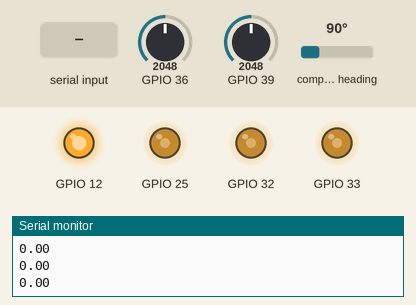
Simulated run of this program. Board: ESP32. Shown: output pins drawn as LEDs (lit = HIGH), the last lines printed to the serial monitor. Wiring (inferred from the names in the program): AS5600 angle sensor at I2C address 0x36. Inputs (shaded band) come from the test bench; at power-on: GPIO 36 = 2048, compass heading 90°, GPIO 39 = 2048.

Above: at 5.4 s.
5.5 s: GPIO 36 set to 2866
At 6.7 s:
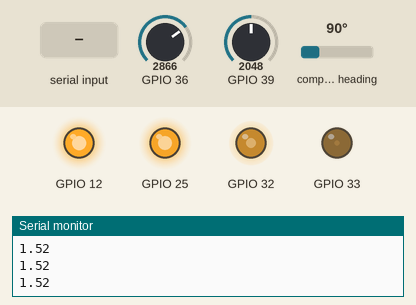
7.0 s: compass heading set to 180°
At 8.3 s:
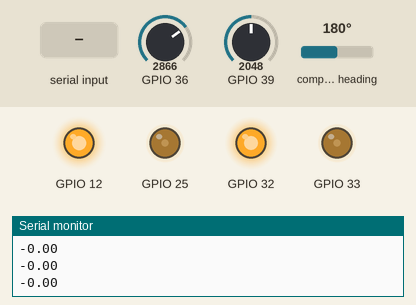
10.0 s: GPIO 39 set to 2866
At 10.4 s:
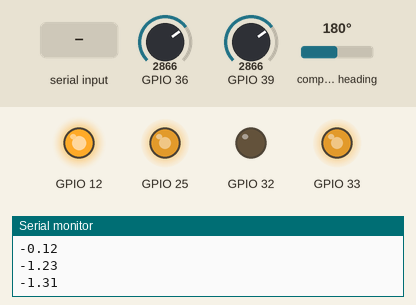
11.5 s: compass heading set to 4°
At 12.6 s:
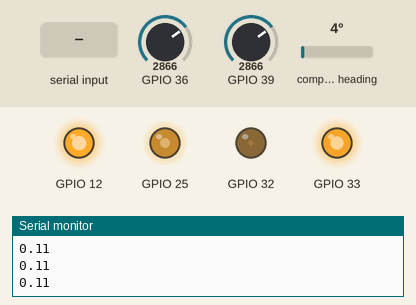
13.7 s: "1\n" received over Serial
At 14.9 s:
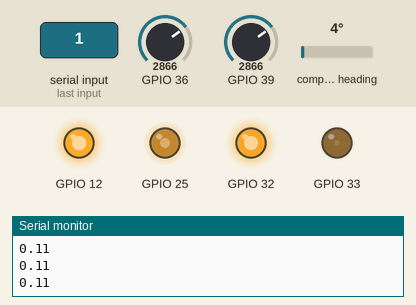
15.2 s: compass heading set to 7°
At 15.5 s:
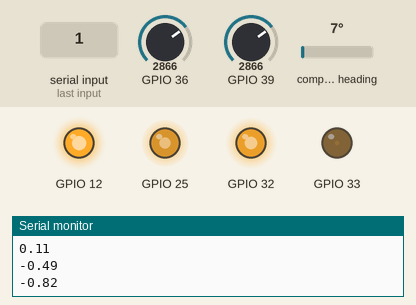
Timing chart, 0 to 17.7 s (numbered marks = the images above; inputs shaded):
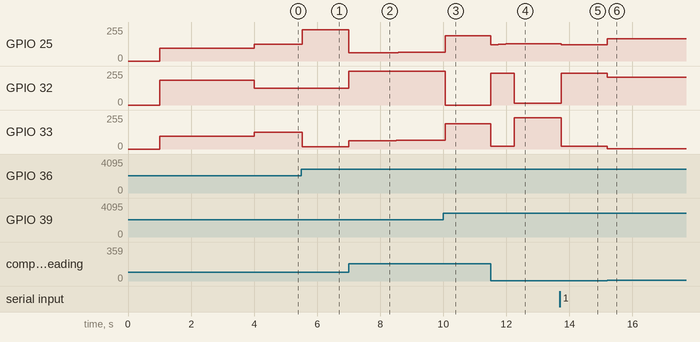

The program:

main.cpp
```cpp
#include <Arduino.h>
#include "FOCfunction.h"
#include "AS5600.h"

// 电机对象
Motor motor1(32, 33, 25, 7, 12.6f);

void setup()
{
  // 串口
  Serial.begin(115200);

  motor1.initPWM();
  motor1.initEncoder(19, 18);
  motor1.initVelPID(0.001, 0.1, 0, 0);
  motor1.initPosPID(0.133, 0, 0, 0);
  motor1.initCurPID(5, 200, 0, 100000);
  motor1.initCurSen(39, 36, 0.01f);

  Serial.println("完成初始化设置！");
}

float motor_target = 0;
int commaPosition;
String serialReceiveUserCommand()
{
  static String received_chars;
  String command = "";
  while (Serial.available())
  {
    char inChar = (char)Serial.read();
    received_chars += inChar;
    if (inChar == '\n')
    {
      // execute the user command
      command = received_chars;

      commaPosition = command.indexOf('\n'); // 检测字符串中的逗号
      if (commaPosition != -1)               // 如果有逗号存在就向下执行
      {
        motor_target = command.substring(0, commaPosition).toDouble(); // 电机角度
        Serial.println(motor_target);
      }
      received_chars = "";
    }
  }
  return command;
}

int i = 0;

void loop()
{

  ++i;
  if (i > 100)
  {
    Serial.println(motor1.getRealCurrent());
    i = 0;
  }

  motor1.currentLoop(motor_target);
  //motor1.velocityLoop(motor_target);
  serialReceiveUserCommand();
}
```

AS5600.cpp
```cpp
#include "AS5600.h"
#include <Arduino.h>
#include <Wire.h>

constexpr int ADDRESS = 0x36;     // I2C 地址
constexpr int RAW_ANGLE_H = 0x0C; // 原始角度高字节寄存器地址
constexpr int RAW_ANGLE_L = 0x0D; // 原始角度低字节寄存器地址
constexpr int ZPOS_H = 0x01;      // 零点高字节寄存器地址
constexpr int ANGLE_H = 0x0E;     // 放缩后角度高字节寄存器地址

// ———— 常量 ————
constexpr float RAW_TO_RADIAN = 0.08789 * PI / 180; //(360.0f / 4096.0f) * (PI / 180.0f);

AS5600::AS5600()
    : GPIO_SDA(-1),
      GPIO_SCL(-1),
      last_angle(0.0f), turns(0), DIR(1),
      last_ts(0.0f), val_last_unwrapped(0.0f), lowpassfilter(0.01f)
{
}

AS5600::AS5600(int GPIO_SDA, int GPIO_SCL, int8_t DIR)
    : GPIO_SDA(GPIO_SDA),
      GPIO_SCL(GPIO_SCL),
      last_angle(0.0f), turns(0), DIR(DIR),
      last_ts(0.0f), val_last_unwrapped(0.0f), lowpassfilter(0.01f)
{
}

AS5600::~AS5600()
{
}

void AS5600::init(int GPIO_SDA, int GPIO_SCL, int8_t DIR)
{
    this->GPIO_SDA = GPIO_SDA;
    this->GPIO_SCL = GPIO_SCL;
    this->DIR = DIR;
    initI2C();
}

void AS5600::initI2C()
{
    Wire.begin(GPIO_SDA, GPIO_SCL, 400000UL); // 设置 I2C 时钟频率为 400kHz
    delay(1000);                              // 等待传感器稳定
}

uint16_t AS5600::readRegister16(uint8_t reg_h)
{
    Wire.beginTransmission(ADDRESS); // 告诉I2C控制器，AS5600的地址
    Wire.write(reg_h);               // 寄存器地址放入 I2C 发送缓冲区
    Wire.endTransmission(false);     // 发送缓冲区数据，并保持总线连接
    Wire.requestFrom(ADDRESS, 2);    // 寄存器的2bite数据依次放到 SDA 线上供主机读取
    while (Wire.available() < 2)     // 检查I2C接收缓冲区里已经收到多少个bite
    {
    } // 等待数据接收完成
    uint8_t high = Wire.read(); // [B11][B10][B9][B8][B7][B6][B5][B4]|[B3][B2][B1][B0][0][0][0][0]
    uint8_t low = Wire.read();  //               high                |            low

    return (uint16_t)(high << 8) | low;
}

uint16_t AS5600::getRawAngle()
{
    return readRegister16(RAW_ANGLE_H);
}

uint16_t AS5600::readZeroPosition()
{
    return 0;
}

void AS5600::updateAngle()
{
    float now_angle = getRawAngle() * RAW_TO_RADIAN;
    float d_angle = now_angle - last_angle; // 计算与上次角度差值
    if (abs(d_angle) > (0.8f * TWO_PI))
    {
        turns += (d_angle > 0) ? -1 : 1;
    }
    // last_ts = micros();
    last_angle = now_angle;
}

float AS5600::getWrappedAngle()
{
    updateAngle();
    return last_angle; // 转化为弧度制
}

float AS5600::getUnwrappedAngle()
{
    updateAngle();
    return (TWO_PI * (float)turns) + last_angle;
}

int8_t AS5600::getDIR()
{
    return DIR;
}

float AS5600::getVelocity()
{
    float now_ts = micros();
    float val_now_unwrapped = getUnwrappedAngle();
    float Ts = (now_ts - last_ts) * 1e-6f;
    if (Ts < 0)
    {
        Ts = 0.001f;
    }
    float val = (val_now_unwrapped - val_last_unwrapped) / Ts; // 包含圈数(任意角)

    last_ts = now_ts;
    val_last_unwrapped = val_now_unwrapped;

    return lowpassfilter(val, Ts);
}

void AS5600::setLowPassFilter(float Tf)
{
    lowpassfilter.setTf(Tf);
}
```

AS5600.h
```cpp
#pragma once
#include <cstdint> // int8_t / uint16_t / int64_t
#include "LowPassFilter.h"

// ==========================
// AS5600
// ==========================
class AS5600
{
public:
    AS5600();
    AS5600(int GPIO_SDA, int GPIO_SCL, int8_t DIR);
    ~AS5600();
    AS5600(const AS5600 &) = delete;            // 禁止拷贝构造
    AS5600 &operator=(const AS5600 &) = delete; // 禁止拷贝赋值

    // 初始化引脚与 I2C（setup() 中调用）
    void init(int GPIO_SDA, int GPIO_SCL, int8_t DIR);
    // 初始化 I2C
    void initI2C();
    // 读取零点值（0~4095）
    uint16_t readZeroPosition();
    // 更新角度
    void updateAngle();
    // 读取角度值（0~2π）
    float getWrappedAngle();
    // 读取角度值（任意角）
    float getUnwrappedAngle();
    // 获取编码器方向
    int8_t getDIR();
    // 获取速度
    float getVelocity();
    // 设置低通滤波系数
    void setLowPassFilter(float Tf);

private:
    // 读取寄存器地址中16位数据
    uint16_t readRegister16(uint8_t reg_h);
    // 读取原始角度值（0~4095）
    uint16_t getRawAngle();

    int GPIO_SDA;
    int GPIO_SCL;
    float last_angle;
    int64_t turns;
    int8_t DIR;

    float last_ts; //(micros)
    float val_last_unwrapped;
    LowPassFilter lowpassfilter; // 低通滤波器
};
```

CurrentSensor.cpp
```cpp
#include "CurrentSensor.h"

#include <Arduino.h>

INA240A2::INA240A2()
    : pin(0), resistor(0.0f), ratio(0.0f), magnification(1), offset_voltage(0.0f)
{
}

INA240A2::INA240A2(int pin, float resistor)
    : pin(pin), resistor(resistor), ratio(0.0f), magnification(1), offset_voltage(0.0f)
{
}

INA240A2::~INA240A2()
{
}

void INA240A2::init(int pin, float resistor)
{
    this->pin = pin;
    this->resistor = resistor;
    this->magnification = 50;
    this->ratio = 1.0f / resistor / magnification;
    // 测失调电压
    for (int i = 0; i < 1000; ++i)
    {
        offset_voltage += analogRead(this->pin);
    }
    offset_voltage = offset_voltage / 1000.0f;
    //Serial.println(offset_voltage);
}

float INA240A2::getCurrent()
{
    return ((analogRead(pin) - offset_voltage) * 3.3f / 4095.0f) * ratio;
}
```

CurrentSensor.h
```cpp
#pragma once

#include "LowPassFilter.h"

class INA240A2
{
public:
    INA240A2();
    INA240A2(int pin, float resistor); // 引脚,定值电阻
    ~INA240A2();
    INA240A2(const INA240A2 &) = delete;

    // 初始化
    void init(int pin, float resistor);
    // 读取电流
    float getCurrent();

private:
    int pin;              // 引脚
    float resistor;       // 定值电阻
    float ratio;          // 系数
    int magnification;    // 电压放大倍数 INA240A2会将测得的U放大50倍
    float offset_voltage; // 失调电压
};
```

FOCfunction.cpp
```cpp
#include "FOCfunction.h"

#include <Arduino.h>
#include <cmath>

// —— 常量 ——
static const float SQRT3_OVER_2 = sqrt(3) / 2; // sqrt(3)/2
static const float SQRT3_OVER_3 = sqrt(3) / 3; // sqrt(3)/3
static const uint8_t PWM_BITS = 8;             // PWM 分辨率 (bit)
static const uint32_t PWM_FREQ = 30000;        // PWM 频率 (Hz)
static const uint32_t PWM_MAX = 255;           // 最大占空比数值 (255)

Motor::Motor(int pwmA, int pwmB, int pwmC,
             int8_t pole_pairs, float voltage_power_supply)
    : pwmA(pwmA), pwmB(pwmB), pwmC(pwmC),

      pole_pairs(pole_pairs),

      voltage_power_supply(voltage_power_supply),
      shaft_angle(0), zero_electric_angle(0),

      Ualpha(0), Ubeta(0),
      Ua(0), Ub(0), Uc(0),
      dc_a(0), dc_b(0), dc_c(0),

      Ialpha(0), Ibeta(0),
      Ia(0), Ib(0), Ic(0),
      Iq(0), Id(0),

      Last_time(0)
{
    Kp = 0.133; //(voltage_power_supply / 2.0f) / 45.0f; // Kp系数
}

Motor::~Motor()
{
}

void Motor::initPWM()
{
    // 引脚模式
    pinMode(pwmA, OUTPUT);
    pinMode(pwmB, OUTPUT);
    pinMode(pwmC, OUTPUT);
    // LEDC 通道配置 (通道 0/1/2)
    ledcAttachPin(pwmA, 0);
    ledcAttachPin(pwmB, 1);
    ledcAttachPin(pwmC, 2);
    ledcSetup(0, PWM_FREQ, PWM_BITS);
    ledcSetup(1, PWM_FREQ, PWM_BITS);
    ledcSetup(2, PWM_FREQ, PWM_BITS);

    // 电机驱动使能信号
    pinMode(12, OUTPUT);
    digitalWrite(12, HIGH);
}

// 初始化
void Motor::initEncoder(int GPIO_SDA, int GPIO_SCL)
{
    as5600.init(GPIO_SDA, GPIO_SCL, -1);
    as5600.setLowPassFilter(0.03f);
    // AS5600校准
    alignEncoder();
}

void Motor::initVelPID(float Kp, float Ki, float Kd, float ramp)
{
    vel_pid.init(Kp, Ki, Kd, ramp, voltage_power_supply / 2);
}

void Motor::initPosPID(float Kp, float Ki, float Kd, float ramp)
{
    pos_pid.init(Kp, Ki, Kd, ramp, voltage_power_supply / 2);
}

void Motor::initCurPID(float Kp, float Ki, float Kd, float ramp)
{
    cur_pid.init(Kp, Ki, Kd, ramp, voltage_power_supply / 2);
}

void Motor::initCurSen(int pinA, int pinB, float resistor)
{
    cur_sen[0].init(pinA, resistor); // pwmA
    cur_sen[1].init(pinB, resistor); // pwmB
}

float Motor::getElectricalAngle()
{
    return normalizeAngle((float)(as5600.getDIR() * pole_pairs) * as5600.getWrappedAngle() - zero_electric_angle);
}

void Motor::setPhaseVoltage(float Uq, float Ud, float electric_angle)
{
    // 限制
    Uq = Limitation(Uq, -voltage_power_supply / 2, voltage_power_supply / 2);
    electric_angle = normalizeAngle(electric_angle);
    inversePark(Uq, Ud, electric_angle); // dq -> αβ
    inverseClark();                      // αβ -> abc
    setPWM();                            // 电压 -> PWM 输出
}

float Motor::getRealCurrent()
{
    Ia = cur_sen[0].getCurrent();
    Ib = cur_sen[1].getCurrent();
    Clark();
    Park();
    // Iq 是直流量，在这里低通滤波（相电流不滤波，见 CurrentSensor.cpp）
    unsigned long now_ts = micros();
    float Ts = (now_ts - Last_time) * 1e-6f;
    if (Ts < 0 || Ts > 0.3f)
    {
        Ts = 0.001f;
    }
    Last_time = now_ts;
    Iq = iq_filter(Iq, Ts);
    return Iq;
}

void Motor::alignEncoder()
{
    setPhaseVoltage(3, 0, 4.71238898038f);
    delay(3000);
    zero_electric_angle = getElectricalAngle();
    setPhaseVoltage(0, 0, 4.71238898038f);
}

void Motor::inversePark(float Uq, float Ud, float electric_angle)
{
    // 帕克逆变换
    float c = cosf(electric_angle);
    float s = sinf(electric_angle);
    Ualpha = Ud * c - Uq * s;
    Ubeta = -Ud * s + Uq * c;
}

void Motor::inverseClark()
{
    // 克拉克逆变换
    Ua = Ualpha + voltage_power_supply / 2;
    Ub = -0.5f * Ualpha + SQRT3_OVER_2 * Ubeta + voltage_power_supply / 2;
    Uc = -0.5f * Ualpha - SQRT3_OVER_2 * Ubeta + voltage_power_supply / 2;
}

void Motor::setPWM()
{
    // 电压 -> 占空比 [0, 1]
    dc_a = Limitation(Ua / voltage_power_supply, 0.0f, 1.0f);
    dc_b = Limitation(Ub / voltage_power_supply, 0.0f, 1.0f);
    dc_c = Limitation(Uc / voltage_power_supply, 0.0f, 1.0f);
    // 占空比 -> PWM 输出 (0~255)
    ledcWrite(0, dc_a * PWM_MAX);
    ledcWrite(1, dc_b * PWM_MAX);
    ledcWrite(2, dc_c * PWM_MAX);
}

void Motor::Park()
{
    float electric_angle = normalizeAngle(getElectricalAngle());
    float c = cosf(electric_angle);
    float s = sinf(electric_angle);
    // Id = c * Ia + s * Ib;
    Iq = -s * Ialpha + c * Ibeta;
}

void Motor::Clark()
{
    Ialpha = Ia;
    Ibeta = SQRT3_OVER_3 * Ia + SQRT3_OVER_3 * 2 * Ib;
}

float Motor::generateShaftAngle(float target_v)
{
    unsigned long now_time = micros();              // esp32开机运行时间 (微秒)
    float Ts = (now_time - Last_time) / 1000000.0f; // 时间间隔 (微秒)
    Last_time = now_time;
    // micros() 函数返回的时间戳会在大约 70 分钟之后重新开始计数，在由70分钟跳变到0时，TS会出现异常
    if (Ts < 0)
    {
        Ts = 0.001f;
    }
    return normalizeAngle(shaft_angle + Ts * target_v);
}

void Motor::velocityOpenLoop(float target_v)
{
    shaft_angle = generateShaftAngle(target_v);
    float Uq = voltage_power_supply / 3;
    setPhaseVoltage(Uq, 0, getElectricalAngle());
}

void Motor::positionLoop(float target_p)
{
    // 计算误差,传入positionPID,再传入电流环
    currentLoop(pos_pid((float)(target_p - as5600.getDIR() * as5600.getUnwrappedAngle()) * 180 / PI));
}

void Motor::velocityLoop(float target_v)
{
    // 计算误差,传入velocityPID,再传入电流环
    currentLoop(vel_pid((float)(target_v - as5600.getDIR() * as5600.getVelocity()) * 180 / PI));
}

void Motor::currentLoop(float target_i)
{
    // 计算误差,传入currentPID
    setPhaseVoltage(cur_pid(target_i - getRealCurrent()), 0, getElectricalAngle());
}

float normalizeAngle(const float &angle)
{
    float a = fmod(angle, TWO_PI);
    return a >= 0 ? a : (a + TWO_PI);
}
```

FOCfunction.h
```cpp
#pragma once

#include "AS5600.h"
#include "PID.h"
#include "CurrentSensor.h"

#define Limitation(amt, low, high) (amt < low ? low : (amt > high ? high : amt));

// ==========================
// 电机 FOC 控制类
// ==========================
class Motor
{
public:
    // 构造函数: PWM引脚, AS5600引脚, 电压限制(V), 极对数, 母线电压(V)
    Motor(int pwmA, int pwmB, int pwmC,
          int8_t pole_pairs, float voltage_power_supply);
    ~Motor();
    Motor(const Motor &) = delete;            // 禁止拷贝构造
    Motor &operator=(const Motor &) = delete; // 禁止拷贝赋值
    Motor(Motor &&) = delete;                 // 禁止移动构造
    Motor &operator=(Motor &&) = delete;      // 禁止移动赋值

    // 初始化
    void initPWM();
    void initEncoder(int GPIO_SDA, int GPIO_SCL);
    void initVelPID(float Kp, float Ki, float Kd, float ramp);
    void initPosPID(float Kp, float Ki, float Kd, float ramp);
    void initCurPID(float Kp, float Ki, float Kd, float ramp);
    void initCurSen(int pinA, int pinB, float resistor);

    // 电角度 = 机械角度 × 极对数 - 零点偏移
    float getElectricalAngle();
    // 机械角度读写
    float getShaftAngle() const { return shaft_angle; }
    void setShaftAngle(float angle) { shaft_angle = angle; }
    // 速度开环控制(rad/s)
    void velocityOpenLoop(float target_v);

    // 位置闭环控制（rad）
    void positionLoop(float target_p);
    // 速度闭环控制
    void velocityLoop(float target_v);
    // 电流闭环控制
    void currentLoop(float target_i);

    // 传感三相电流得到实际Iq, Id
    float getRealCurrent();

private:
    // Uq->三相电
    // 逆帕克变换: dq -> αβ
    void inversePark(float Uq, float Ud, float electric_angle);
    // 逆克拉克变换: αβ -> abc 三相电压
    void inverseClark();
    // 电压 -> 占空比 -> PWM 输出
    void setPWM();

    // Iq <- 三相电流（电流传感器）
    // 帕克变换：abc -> αβ
    void Park();
    // 克拉克变换: αβ -> dq
    void Clark();

    // 机械角度生成器（开环时使用）
    float generateShaftAngle(float target_v);
    // 设置 dq 轴电压并输出三相 PWM
    void setPhaseVoltage(float Uq, float Ud, float electric_angle); // Uq: q轴电压(V), Ud: d轴电压(V), electric_angle: 电角度(rad)

    // AS5600校准
    void alignEncoder();

    // —— 硬件参数 ——
    int pwmA, pwmB, pwmC;       // PWM 引脚
    int8_t pole_pairs;          // 极对数
    float voltage_power_supply; // 母线供电电压 (V)

    // —— 运行状态 ——
    float shaft_angle;         // 机械角度 (rad)
    unsigned long Last_time;   // 上次调用时间 (micros)
    float zero_electric_angle; // 电角度零点偏移 (rad)，校准后使用

    // —— 中间量 ——
    float Ualpha, Ubeta;    // αβ 轴电压
    float Ua, Ub, Uc;       // 三相电压
    float dc_a, dc_b, dc_c; // 三相占空比

    float Ialpha, Ibeta; // αβ 轴电流
    float Ia, Ib, Ic;    // 三相电流
    float Iq, Id;

    // —— 系数 ——
    float Kp;

public:
    // —— 编码器AS5600 ——
    AS5600 as5600;
    // —— PID ——
    PID vel_pid;
    PID pos_pid;
    PID cur_pid;
    // —— CurrentSenor ——
    INA240A2 cur_sen[2];             // 分别为ab相,c相电流可算
    LowPassFilter iq_filter{0.05f}; // Iq 低通滤波器
};

// 角度归一化到 [0, 2π)
float normalizeAngle(const float &angle);
```

LowPassFilter.cpp
```cpp
#include "LowPassFilter.h"

LowPassFilter::LowPassFilter(float Tf)
    : Tf(Tf), last_y(0.0f)
{
}

LowPassFilter::~LowPassFilter()
{
}

float LowPassFilter::operator()(float x, float Ts)
{
    if (Ts < 0.0f)
    {
        Ts = 1e-3f;
    }
    else if (Ts > 0.3f)
    {
        last_y = x;
        return x; // 时间间隔太长，直接返回原本值
    }

    float alpha = Tf / (Tf + Ts);
    float y = alpha * last_y + (1.0f - alpha) * x;
    last_y = y;
    return y;
}

void LowPassFilter::setTf(float Tf)
{
    this->Tf = Tf;
}
```

LowPassFilter.h
```cpp
#pragma once

// ==========================
// 低通滤波器
// ==========================
class LowPassFilter
{
public:
    LowPassFilter(float Tf);
    ~LowPassFilter();
    // 重载（）方便调用
    float operator()(float x, float Ts);
    // 设置Tf系数
    void setTf(float Tf);

private:
    float Tf; // 时间常数
    float last_y;
};
```

PID.cpp
```cpp
#include "PID.h"

#include <Arduino.h>

PID::PID()
    : Kp(0.0f), Ki(0.0f), Kd(0.0f), proportional(0.0f), integral(0.0f), derivative(0.0f), output_ramp(0.0f),
      last_integral(0.0f), last_error(0.0f), limit(0.0f), last_ts(0), last_output(0)
{
}

PID::PID(float Kp, float Ki, float Kd, float ramp, float limit)
    : Kp(Kp), Ki(Ki), Kd(Kd), proportional(0.0f), integral(0.0f), derivative(0.0f), output_ramp(ramp),
      last_integral(0.0f), last_error(0.0f), limit(limit), last_ts(0), last_output(0)
{
}

void PID::init(float Kp, float Ki, float Kd, float ramp, float limit)
{
    this->Kp = Kp;
    this->Ki = Ki;
    this->Kd = Kd;
    this->output_ramp = ramp;
    this->limit = limit;
    last_ts = micros();
}

PID::~PID()
{
}

float PID::operator()(float error)
{
    float now_ts = micros();
    float Ts = (now_ts - last_ts) * 1e-6f;
    if (Ts <= 0 || Ts > 0.5f)
        Ts = 1e-3f;
    // P环
    proportional = Kp * error;
    // I环(integral = ∫edt)
    integral = last_integral + Ki * Ts * (error + last_error) * 0.5f;
    integral = Limitation(integral, -limit, limit);
    // D环
    derivative = Kd * (error - last_error) / Ts;

    float output = proportional + integral + derivative;
    output = Limitation(output, -limit, limit);
    //缓坡
    if (output_ramp > 0)
    {
        float output_rate = (output - last_output) / Ts;
        if (output_rate > output_ramp)
        {
            output = last_output + output_ramp * Ts;
        }
        else if (output_rate < -output_ramp)
        {
            output = last_output - output_ramp * Ts;
        }
    }

    last_output = output;
    last_integral = integral;
    last_error = error;
    last_ts = now_ts;

    return output;
}
```

PID.h
```cpp
#pragma once

#define Limitation(amt, low, high) (amt < low ? low : (amt > high ? high : amt));
// ==========================
//           PID
// ==========================
class PID
{
public:
    PID();
    PID(float Kp, float Ki, float Kd, float ramp, float limit);
    ~PID();
    PID(const PID &) = delete;

    // 初始化/设置 PID 参数（setup() 中调用）
    void init(float Kp, float Ki, float Kd, float ramp, float limit);
    float operator()(float error);

private:
    float proportional;
    float integral;
    float derivative;
    float Kp;
    float Ki;
    float Kd;
    float output_ramp;

    float last_integral;
    float last_error;
    float last_ts;
    float last_output;
    float limit;
};
```

Measured:
- after the input at 5.5 s, GPIO 25: 127/255 → 236/255 at once; GPIO 33: 127/255 → 17/255 at once
- after the input at 7.0 s, GPIO 25: 236/255 → 63/255 at once, → 64/255 1.6 s later; GPIO 32: 127/255 → 255/255 at once, → 253/255 0.48 s later, → 252/255 2.1 s later; GPIO 33: 17/255 → 63/255 at once, → 64/255 1.5 s later
- after the input at 10.0 s, GPIO 25, GPIO 33: 64/255 → 190/255 after 0.07 s; GPIO 32: 252/255 → 0/255 after 0.07 s
- after the input at 11.5 s, GPIO 32: 0/255 → 239/255 at once, → 14/255 0.75 s later; GPIO 33: 190/255 → 19/255 at once, → 234/255 0.75 s later
- after the input at 13.7 s, GPIO 25: 131/255 → 122/255 at once; GPIO 32: 14/255 → 239/255 after 0.05 s; GPIO 33: 234/255 → 19/255 after 0.05 s
- after the input at 15.2 s, GPIO 25: 122/255 → 167/255 at once; GPIO 32: 239/255 → 210/255 at once; GPIO 33: 19/255 → 2/255 at once
